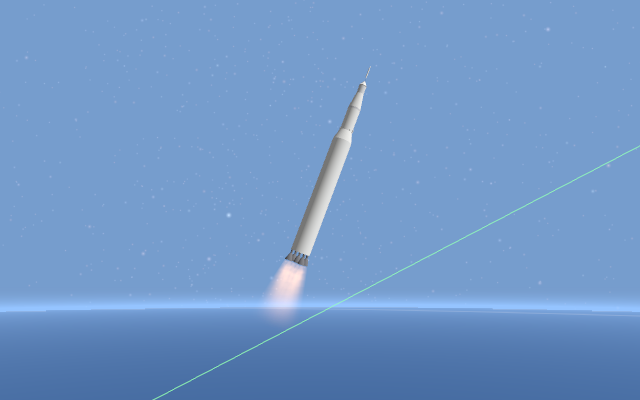
#> input picture Tests/OrbitRenderTests/Goldens/apple9/ascent-60s.png, 640 x 400 px
$ python ndeskew.py ../../../../../Tests/OrbitRenderTests/Goldens/apple9/ascent-60s.png ../../../../../Tests/OrbitRenderTests/Goldens/apple9/csm-separation.png 1.0
#> lines starting #> are read from the running program, lines starting #| are printed output that depends on the picture; after the words box and inside, x2 and y2 are one past the last pixel; in counts of white or black regions, pixels touching at a corner belong together
import sys
from PIL import Image
import numpy as np
src, out, ang = sys.argv[1], sys.argv[2], float(sys.argv[3])
im = Image.open(src).convert('L')
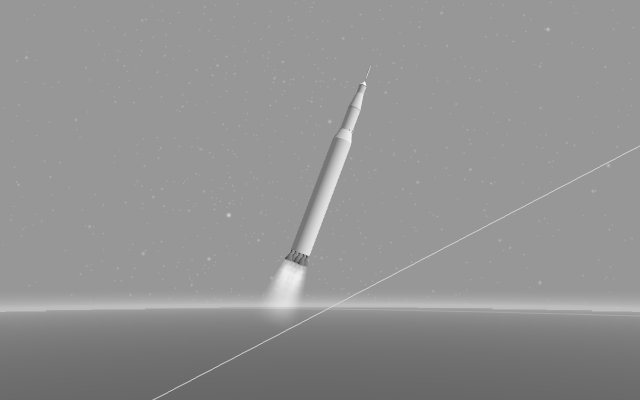
#> im: PIL image 640x400 L; min 63, max 252, mean 145.4
r = im.rotate(-ang, resample=Image.BICUBIC, fillcolor=255)
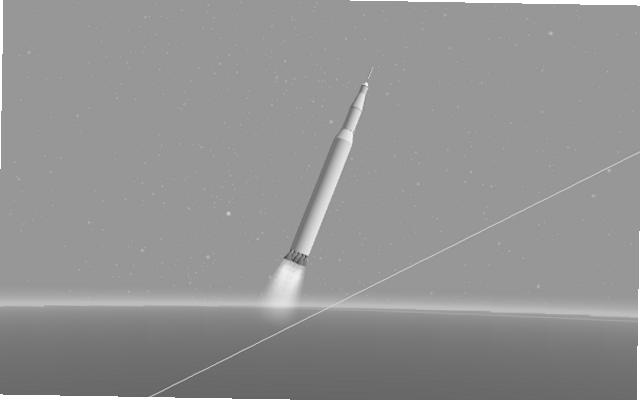
#> r: PIL image 640x400 L; min 49, max 255, mean 146.4
r.save(out)
a = np.array(r) < 128
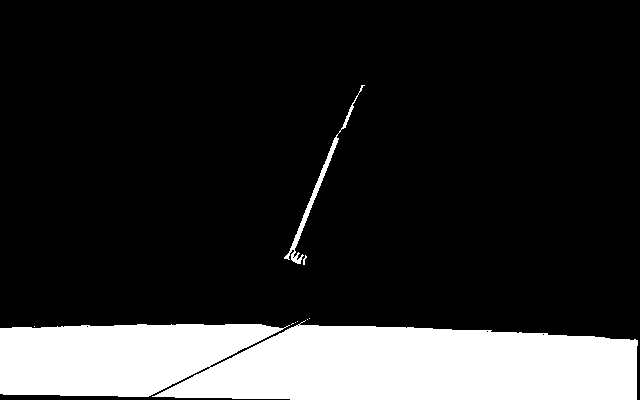
#> a: shape (400, 640) bool; 17.7% white; 9 white regions (7 under 20 px), largest, box (x1, y1, x2, y2) and area: (0, 320, 638, 400) 44501, (284, 85, 365, 264) 805
prof = a[:, 225:3225].sum(axis=1)
#> prof = 400 values, max 412 at index 360, min 0 at index 0, mean 73.89
on = prof > 30
y = 0; H = len(on); bands = []
#> after `H = len(on)`: H = 400
while y < H:
    if on[y]:
        y0 = y
        while y < H and on[y]: y += 1
        if y - y0 >= 6: bands.append((y0, y))
    else: y += 1
#> after the loop, bands = [(324, 400)]; y = 400
print(bands)
#| [(324, 400)]
